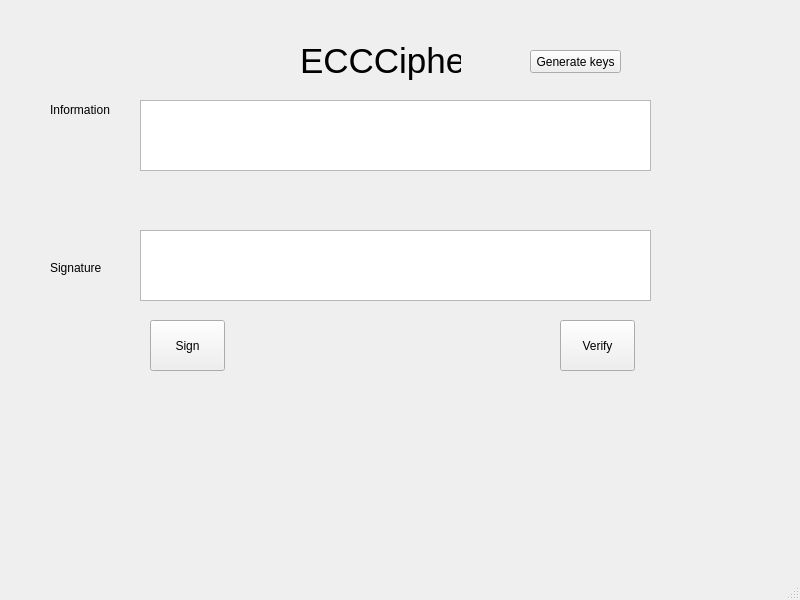
<?xml version="1.0" encoding="UTF-8"?>
<ui version="4.0">
 <class>MainWindow</class>
 <widget class="QMainWindow" name="MainWindow">
  <property name="geometry">
   <rect>
    <x>0</x>
    <y>0</y>
    <width>800</width>
    <height>600</height>
   </rect>
  </property>
  <property name="windowTitle">
   <string>MainWindow</string>
  </property>
  <widget class="QWidget" name="centralwidget">
   <widget class="QLabel" name="label">
    <property name="geometry">
     <rect>
      <x>300</x>
      <y>10</y>
      <width>161</width>
      <height>101</height>
     </rect>
    </property>
    <property name="font">
     <font>
      <pointsize>26</pointsize>
     </font>
    </property>
    <property name="text">
     <string>ECCCipher</string>
    </property>
   </widget>
   <widget class="QPushButton" name="btn_gen_keys">
    <property name="geometry">
     <rect>
      <x>530</x>
      <y>50</y>
      <width>91</width>
      <height>23</height>
     </rect>
    </property>
    <property name="text">
     <string>Generate keys</string>
    </property>
   </widget>
   <widget class="QLabel" name="label_2">
    <property name="geometry">
     <rect>
      <x>50</x>
      <y>100</y>
      <width>61</width>
      <height>20</height>
     </rect>
    </property>
    <property name="text">
     <string>Information</string>
    </property>
   </widget>
   <widget class="QLabel" name="label_3">
    <property name="geometry">
     <rect>
      <x>50</x>
      <y>260</y>
      <width>71</width>
      <height>16</height>
     </rect>
    </property>
    <property name="text">
     <string>Signature</string>
    </property>
   </widget>
   <widget class="QPlainTextEdit" name="txt_info">
    <property name="geometry">
     <rect>
      <x>140</x>
      <y>100</y>
      <width>511</width>
      <height>71</height>
     </rect>
    </property>
   </widget>
   <widget class="QPlainTextEdit" name="txt_sign">
    <property name="geometry">
     <rect>
      <x>140</x>
      <y>230</y>
      <width>511</width>
      <height>71</height>
     </rect>
    </property>
   </widget>
   <widget class="QPushButton" name="btn_sign">
    <property name="geometry">
     <rect>
      <x>150</x>
      <y>320</y>
      <width>75</width>
      <height>51</height>
     </rect>
    </property>
    <property name="text">
     <string>Sign</string>
    </property>
   </widget>
   <widget class="QPushButton" name="btn_verify">
    <property name="geometry">
     <rect>
      <x>560</x>
      <y>320</y>
      <width>75</width>
      <height>51</height>
     </rect>
    </property>
    <property name="text">
     <string>Verify</string>
    </property>
   </widget>
  </widget>
  <widget class="QMenuBar" name="menubar">
   <property name="geometry">
    <rect>
     <x>0</x>
     <y>0</y>
     <width>800</width>
     <height>21</height>
    </rect>
   </property>
  </widget>
  <widget class="QStatusBar" name="statusbar"/>
 </widget>
 <resources/>
 <connections/>
</ui>
